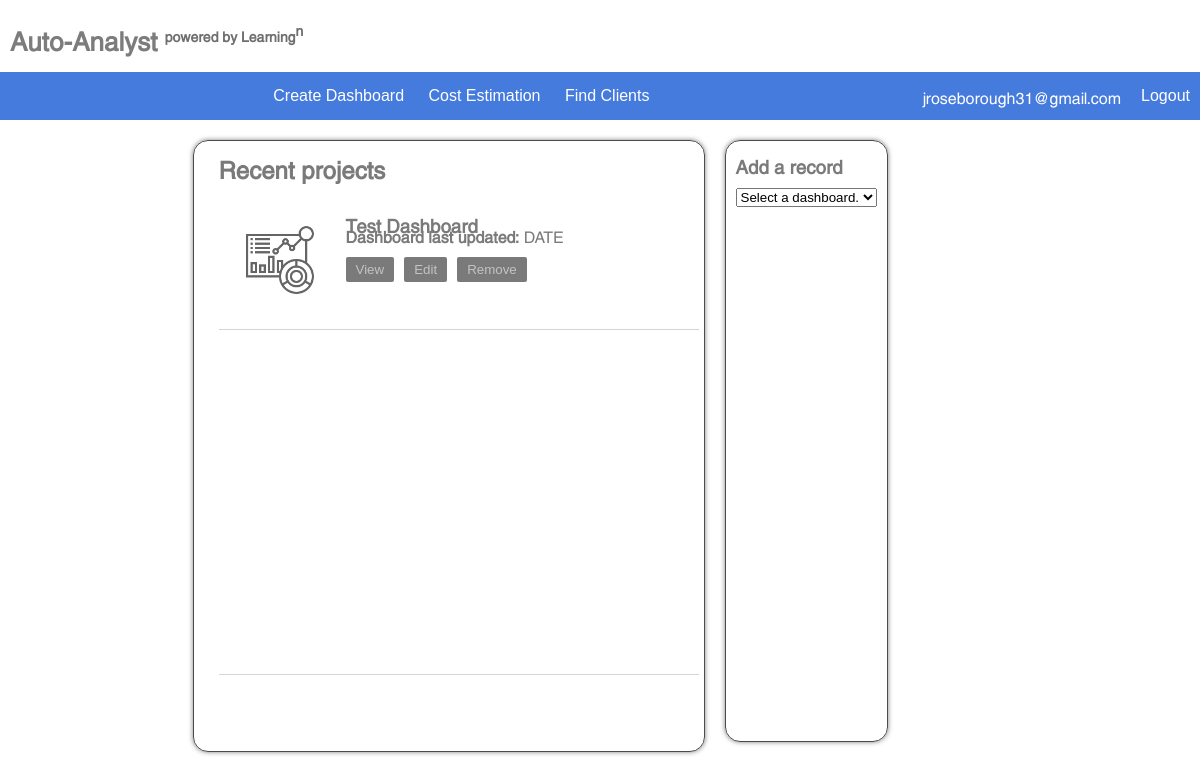
Page /home (signed in) on the earlier database version.
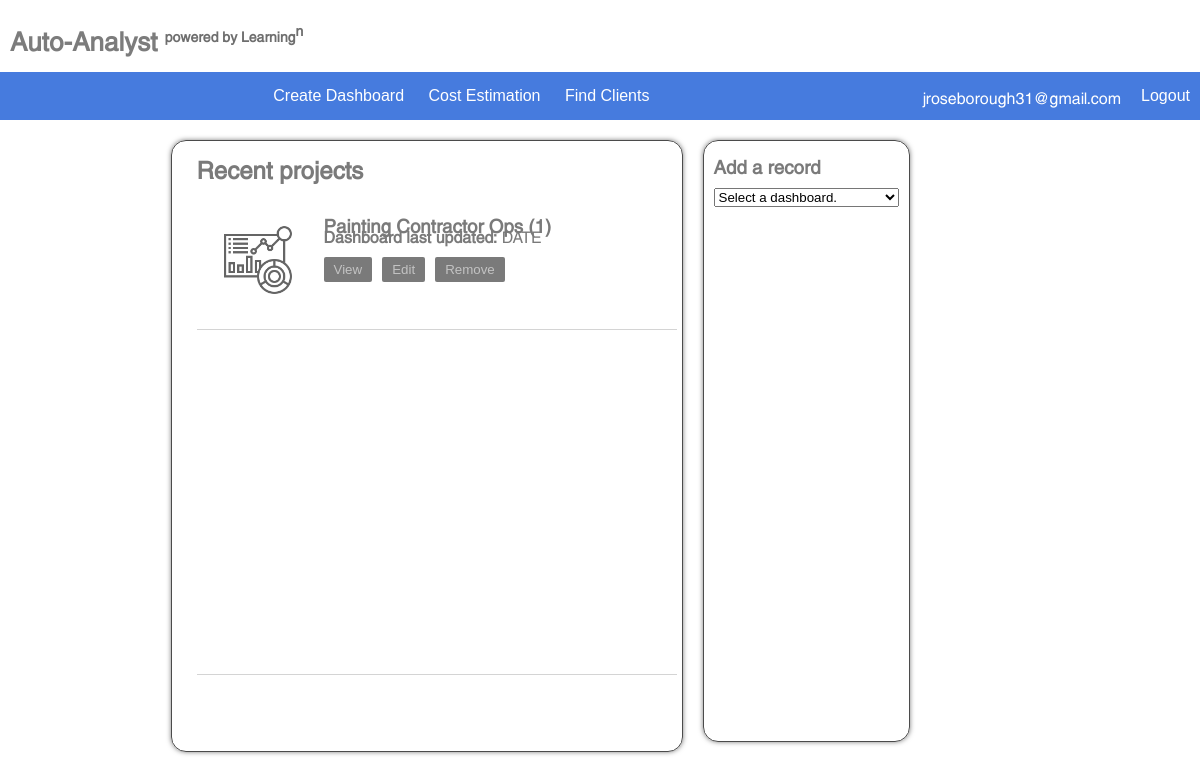
Same page on the later database version.
### handlers/models.py (models this page shows, shortened)
class UserTables(db.Model):
    user_id = db.Column(db.Integer, db.ForeignKey(UserLogin.user_id))
    table_id = db.Column(db.Integer, primary_key=True, autoincrement=True)
    table_name = db.Column(db.String(100))
    data = db.Column(db.JSON)
    col_mapping = db.Column(db.JSON)

### app.py (the view, shortened to what this page needs)
@app.route('/home', methods=["GET", "POST"])
def home():
    user_info = session.get("account")
    user_datasets = UserTables.query.filter_by(user_id=user_info["user_id"]).all()
    if len(user_datasets) > 0:
        user_tables = [table.table_name for table in user_datasets]
        return render_template('home.html', user=user_info, projects=user_tables)
    return render_template('home.html', user=user_info, projects=None)

### templates/home.html (shortened to what this page needs)
{% extends 'base.html' %}
{% block head %}
    <link rel="stylesheet" href="{{ url_for("static", filename="css/home.css") }}">
{% endblock %}
{% block navbar %}
    <div class="center-navbar">
        <a href="/data-import"><button class="navbar-buttons">Create Dashboard</button></a>
        <a href="#"><button class="navbar-buttons">Cost Estimation</button></a>
        <a href="#"><button class="navbar-buttons">Find Clients</button></a>
    </div>
    <div class="right-navbar">
        <span>{{ user["email"] }}</span>
        <a href="/"><button class="navbar-buttons logout-btn">Logout</button></a>
    </div>
{% endblock %}
{% block content %}
    <div class="projects-container make-card">
        <h2>Recent projects</h2>
        <form class="project-thumbnail-form" method="post">
            {% if projects %}
                {% for project in projects %}
                    <div class="thumbnail-container">
                        <button class="thumbnail-btn" type="submit" name="project_button" value="{{ project }}">
                            <img src="{{ url_for("static", filename="site_images/dashboard_thumbnail.png") }}" alt="submit" width="70px"/>
                        </button>
                        <div class="project-details-container">
                            <h3 class="thumbnail-label">{{ project }}</h3>
                            <h4 class="detail-rows">Dashboard last updated: <span class="project-load-date">DATE</span></h4>
                            <div class="main-action-btns">
                                <button class="project-options view-btn" type="submit" name="project_button" value="{{ project }}">View</button>
                                <button class="project-options edit-btn" name="project_button" value="edit_{{ project }}">Edit</button>
                                <button class="project-options remove-btn" name="project_button" value="delete_{{ project }}">Remove</button>
                            </div>
                        </div>
                    </div>
                {% endfor %}
            {% endif %}
        </form>
    </div>
    <div class="quick-data-add-container make-card">
        <h3>Add a record</h3>
        <form action="">
            <select name="" id="">
                <option value="none">Select a dashboard.</option>
            </select>
        </form>
    </div>
{% endblock %}

### templates/base.html (shortened to what this page needs)
<!DOCTYPE html>
<html lang="en">
<head>
    <link rel="stylesheet" href="{{ url_for("static", filename="css/base.css") }}">
    {% block head %}
    {% endblock %}
</head>
<body>
<div class="header">
    <div class="logo-container">
        <span class="logo-text">Auto-Analyst <sup>powered by Learning<sup>n</sup></sup></span>
    </div>
    <nav class="navbar">
        {% block navbar %}
        {% endblock %}
    </nav>
</div>
<div class="content">
    {% block content %}
    {% endblock %}
</div>
</body>
</html>

### static/css/base.css (style rules this page uses)
html, body { height: 100vh; width: 100vw; margin: 0; font-family: Swansea, sans-serif; }
.header { display: flex; flex-direction: column; width: 100vw; height: 15vh; }
.logo-container { height: 9vh; padding-left: 10px; display: flex; align-items: center; }
.logo-text { font-size: 26px; color: #7c7c7c; font-weight: bolder; }
.logo-container sup { text-shadow: none; color: #6e6e6e; font-size: 14px; }
.navbar { display: flex; width: 100vw; height: 6vh; background-color: #467BDE; align-items: center; justify-content: end; color: white; }
.navbar-buttons { height: 6vh; font-size: 16px; background-color: transparent; color: white; border: none; cursor:pointer; padding-left: 10px; padding-right: 10px; }
.logout-btn { margin-left: 10px; }
.content { display: flex; width: 100vw; height: 85vh; color: #7a7a7a; }
.make-card { border: #4B4B4B solid 1px; box-shadow: #7d7d7d 0 0 5px; border-radius: 15px; }

### static/css/home.css (style rules this page uses)
.navbar { display: flex; width: 100vw; height: 6vh; justify-content: space-between; }
.right-navbar { display: flex; justify-content: end; align-items: center; }
.content { justify-content: center; height: max-content; margin-top: 20px; width: 90vw; }
.projects-container { height: 75vh; display: flex; flex-direction: column; padding-left: 25px; padding-bottom: 10px; }
.quick-data-add-container { height: 75vh; display: flex; flex-direction: column; margin-left: 20px; padding: 0 10px 0 10px; }
.project-thumbnail-form { display: flex; flex-direction: column; width: 40vw; height: 60vh; overflow-y: scroll; margin-right: 5px; border-bottom: rgba(179,179,179,0.57) solid 1px; }
.thumbnail-container { display: flex; padding-top: 20px; padding-bottom: 20px; padding-left: 10px; border-bottom: rgba(179,179,179,0.57) solid 1px; }
.project-details-container { display: flex; flex-direction: column; margin-left: 15px; padding-top: 5px; }
.detail-rows { margin: 0; padding: 0; }
.project-load-date { font-weight: lighter; }
.thumbnail-label { padding: 0; margin: 0 0 2px 0; }
.thumbnail-btn { background-color: white; border-radius: 10px; border: solid 5px transparent; opacity: 60%; }
.thumbnail-btn img { padding: 5px; }
.main-action-btns { display: flex; width: 100%; margin-top: 18px; }
.project-options { margin-right: 10px; border: none; padding: 5px 10px 5px 10px; border-radius: 2px; background-color: #7a7a7a; color: #c3c3c3; }

Differences in the rows shown:
removed UserTables: table_name "Test Dashboard"
added UserTables: table_name "Painting Contractor Ops (1)"
